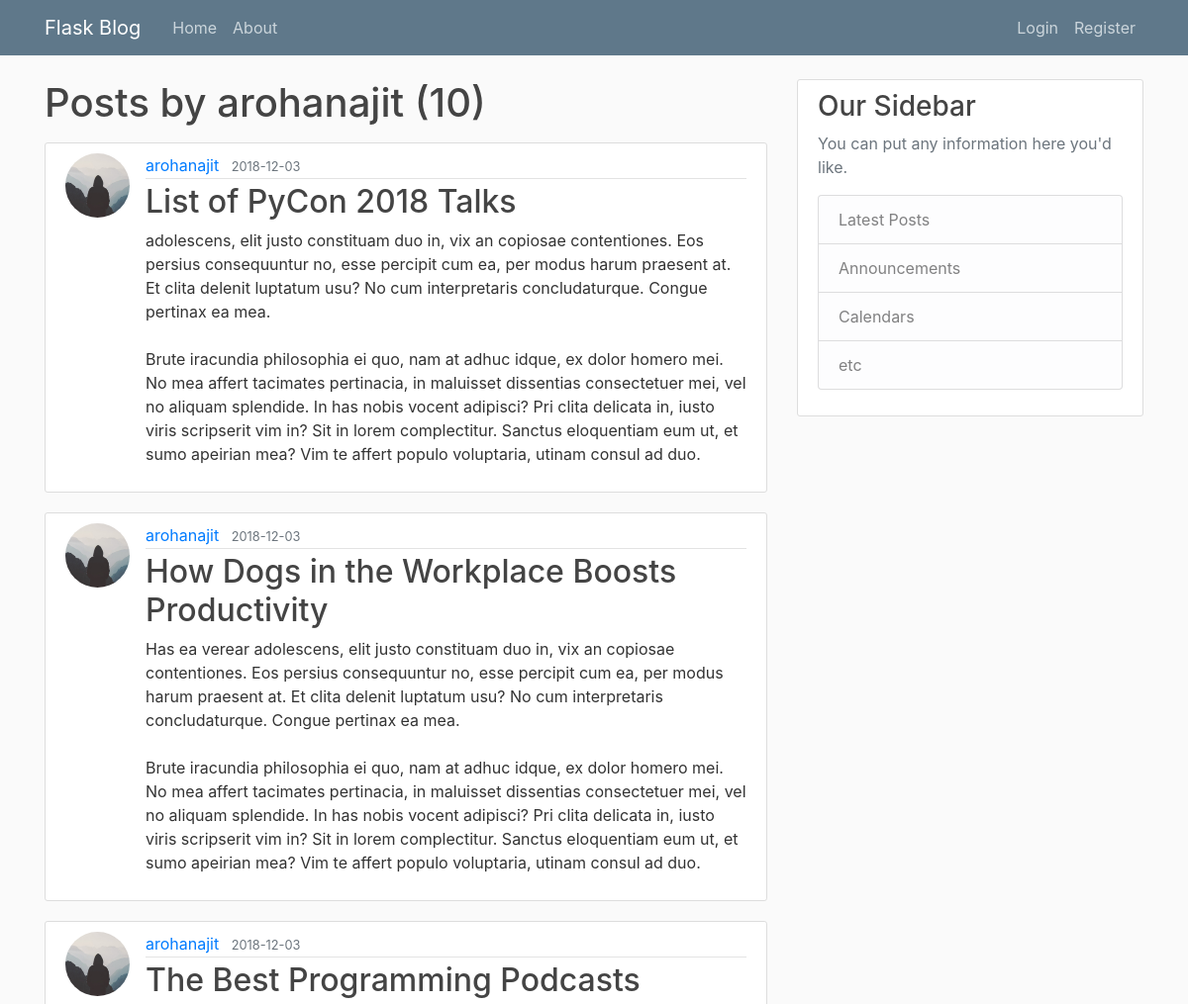
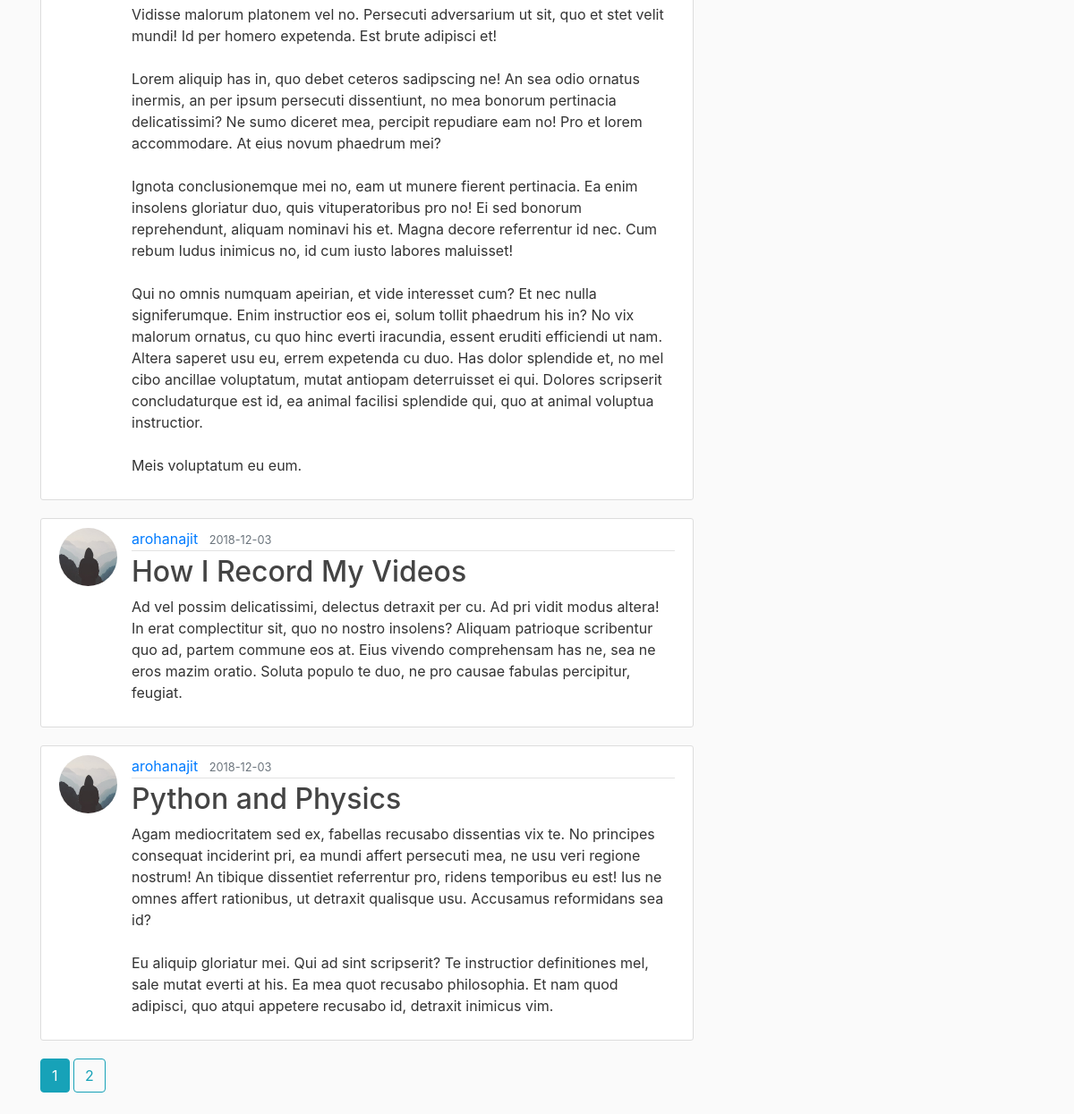
/user/arohanajit, run on the app's committed database (2 pictures, top to bottom).
### flaskblog/models.py (models this page shows, shortened)
class User(db.Model, UserMixin):
    id = db.Column(db.Integer, primary_key=True)
    username = db.Column(db.String(20), unique=True, nullable=False)
    email = db.Column(db.String(120), unique=True, nullable=False)
    image = db.Column(db.String(20), nullable=False,
                           default='default.jpg')
    password = db.Column(db.String(60), nullable=False)
    posts = db.relationship('Post', backref='author', lazy=True)

class Post(db.Model):
    id = db.Column(db.Integer, primary_key=True)
    title = db.Column(db.String(100), nullable=False)
    date_posted = db.Column(db.DateTime, nullable=False,
                            default=datetime.utcnow)
    content = db.Column(db.Text, nullable=False)
    user_id = db.Column(db.Integer, db.ForeignKey('user.id'), nullable=False)

### flaskblog/users/routes.py (the view)
@users.route("/user/<string:username>")
def user_posts(username):
    page = request.args.get('page', 1, type=int)
    user = User.query.filter_by(username=username).first_or_404()
    posts = Post.query.filter_by(author=user).order_by(
        Post.date_posted.desc()).paginate(page=page, per_page=5)
    return render_template('user_post.html', posts=posts, user=user)

### flaskblog/templates/user_post.html
{% extends "layout.html" %}
    {% block content %}
    <h1 class="mb-3">Posts by {{ user.username}} ({{ posts.total}})</h1>
        {% for post in posts.items %}
            <article class="media content-section">
                <img class="rounded-circle article-img" src={{ url_for('static', filename='profile_pics/'+post.author.image)}}>
                <div class="media-body">
                    <div class="article-metadata">
                        <a class="mr-2" href="{{ url_for('users.user_posts', username = post.author.username) }}">
                                            {{ post.author.username }}</a>
                        <small class="text-muted">{{ post.date_posted.strftime('%Y-%m-%d') }}</small>
                    </div>
                    <h2><a class="article-title" href="{{ url_for('posts.post', post_id=post.id) }}">{{ post.title }}</a></h2>
                    <p class="article-content">{{ post.content }}</p>
                </div>
            </article>
        {% endfor %}
        {% for page_num in posts.iter_pages(left_edge=1, right_edge=1, left_current=1, right_current=2) %}
            {% if page_num %}
                {% if posts.page == page_num %}
                    <a class="btn btn-info mb-4" href="{{url_for('users.user_posts', username = user.username, page=page_num)}}">{{ page_num }}</a>
                {% else %}
                    <a class="btn btn-outline-info mb-4" href="{{url_for('users.user_posts', username = user.username, page=page_num)}}">{{ page_num }}</a>
                {% endif %}
            {% else %}
                ...
            {% endif %}
        {% endfor %}
{% endblock content %}

### flaskblog/static/main.css (style rules this page uses)
body { background: #fafafa; color: #333333; margin-top: 5rem; }
h1, h2, h3, h4, h5, h6 { color: #444444; }
.content-section { background: #ffffff; padding: 10px 20px; border: 1px solid #dddddd; border-radius: 3px; margin-bottom: 20px; }
.article-title { color: #444444; }
.article-content { white-space: pre-line; }
.article-img { height: 65px; width: 65px; margin-right: 16px; }
.article-metadata { padding-bottom: 1px; margin-bottom: 4px; border-bottom: 1px solid #e3e3e3 }

### data on the page
User: username "arohanajit"
Post: image (placeholder picture), author.username "arohanajit", date_posted "2018-12-03", title "List of PyCon 2018 Talks", content "adolescens, elit justo constituam duo in, vix an copiosae contentiones. Eos persius consequuntur no, esse percipit cum ea, per modus harum praesent at. Et clita delenit luptatum usu? No cum interpretaris concludaturque. Congue pertinax ea mea. Brute iracundia philosophia ei quo, nam at adhuc idque, ex dolor homero mei. No mea affert tacimates pertinacia, in maluisset dissentias consectetuer mei, vel no aliquam splendide. In has nobis vocent adipisci? Pri clita delicata in, iusto viris scripserit vim in? Sit in lorem complectitur. Sanctus eloquentiam eum ut, et sumo apeirian mea? Vim te affert populo voluptaria, utinam consul ad duo."
Post: image (placeholder picture), author.username "arohanajit", date_posted "2018-12-03", title "How Dogs in the Workplace Boosts Productivity", content "Has ea verear adolescens, elit justo constituam duo in, vix an copiosae contentiones. Eos persius consequuntur no, esse percipit cum ea, per modus harum praesent at. Et clita delenit luptatum usu? No cum interpretaris concludaturque. Congue pertinax ea mea. Brute iracundia philosophia ei quo, nam at adhuc idque, ex dolor homero mei. No mea affert tacimates pertinacia, in maluisset dissentias consectetuer mei, vel no aliquam splendide. In has nobis vocent adipisci? Pri clita delicata in, iusto viris scripserit vim in? Sit in lorem complectitur. Sanctus eloquentiam eum ut, et sumo apeirian mea? Vim te affert populo voluptaria, utinam consul ad duo."
Post: image (placeholder picture), author.username "arohanajit", date_posted "2018-12-03", title "The Best Programming Podcasts", content "Vidisse malorum platonem vel no. Persecuti adversarium ut sit, quo et stet velit mundi! Id per homero expetenda. Est brute adipisci et! Lorem aliquip has in, quo debet ceteros sadipscing ne! An sea odio ornatus inermis, an per ipsum persecuti dissentiunt, no mea bonorum pertinacia delicatissimi? Ne sumo diceret mea, percipit repudiare eam no! Pro et lorem accommodare. At eius novum phaedrum mei? Ignota conclusionemque mei no, eam ut munere fierent pertinacia. Ea enim insolens gloriatur duo, quis vituperatoribus pro no! Ei sed bonorum reprehendunt, aliquam nominavi his et. Magna decore referrentur id nec. Cum rebum ludus inimicus no, id cum iusto labores maluisset! Qui no omnis numquam…"
Post: image (placeholder picture), author.username "arohanajit", date_posted "2018-12-03", title "How I Record My Videos", content "Ad vel possim delicatissimi, delectus detraxit per cu. Ad pri vidit modus altera! In erat complectitur sit, quo no nostro insolens? Aliquam patrioque scribentur quo ad, partem commune eos at. Eius vivendo comprehensam has ne, sea ne eros mazim oratio. Soluta populo te duo, ne pro causae fabulas percipitur, feugiat."
Post: image (placeholder picture), author.username "arohanajit", date_posted "2018-12-03", title "Python and Physics", content "Agam mediocritatem sed ex, fabellas recusabo dissentias vix te. No principes consequat inciderint pri, ea mundi affert persecuti mea, ne usu veri regione nostrum! An tibique dissentiet referrentur pro, ridens temporibus eu est! Ius ne omnes affert rationibus, ut detraxit qualisque usu. Accusamus reformidans sea id? Eu aliquip gloriatur mei. Qui ad sint scripserit? Te instructior definitiones mel, sale mutat everti at his. Ea mea quot recusabo philosophia. Et nam quod adipisci, quo atqui appetere recusabo id, detraxit inimicus vim."

### other printed values
{{ posts.total }} "10"
{{ page_num }} "1"
{{ page_num }} "2"
